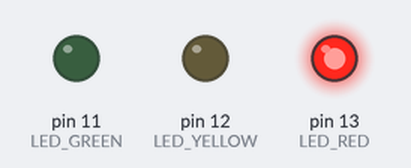
Simulated run of this sketch. Board: Arduino Uno, built with avr-gcc and run on an emulated ATmega328P. Parts: output pins drawn as LEDs (lit = HIGH).

Above: at 0.12 s.
At 1.37 s:
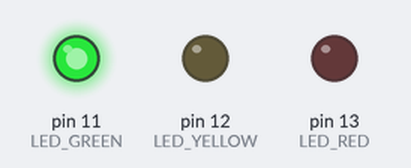
At 2.62 s:
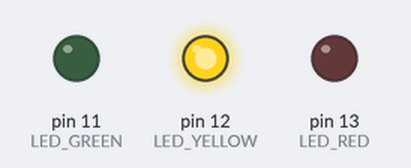
Timing chart, 0 to 3.0 s (numbered marks = the images above):
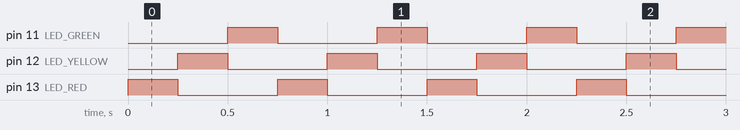

The sketch:

assignment_2.ino
```cpp
const int LED_RED = 13;
const int LED_YELLOW = 12;
const int LED_GREEN = 11;
const int DEFAULT_DELAY = 250;

void blink(int led_color) {
    digitalWrite(led_color, HIGH);
    delay(DEFAULT_DELAY);
    digitalWrite(led_color, LOW);
}

void setup() {
    pinMode(LED_RED, OUTPUT);
    pinMode(LED_YELLOW, OUTPUT);
    pinMode(LED_GREEN, OUTPUT);
}

void loop() {
    blink(LED_RED);
    blink(LED_YELLOW);
    blink(LED_GREEN);
}
```

Measured:
- by itself, pin 11 (LED_GREEN), pin 12 (LED_YELLOW), pin 13 (LED_RED): alternates HIGH for 0.25 s and LOW for 0.50 s
- by itself, everything shown: repeats every 0.75 s, in 3 steps
